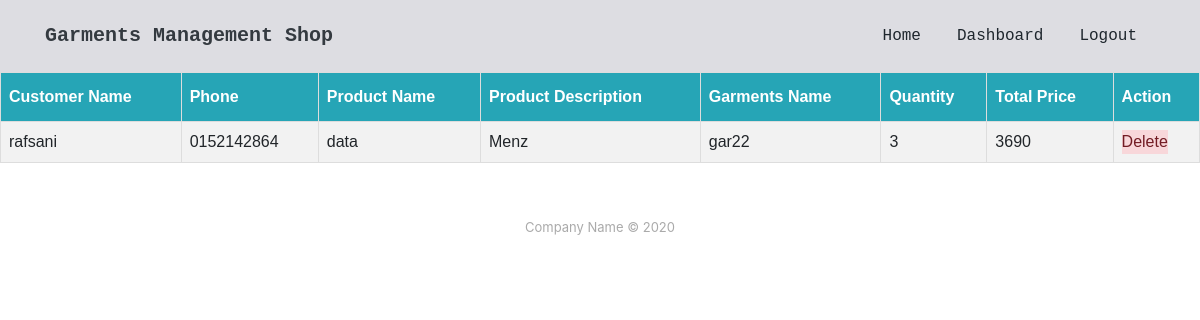
/showorders/ (signed in), run on the app's committed database.
### GarmentsManagementApp/models.py (models this page shows)
class Order(models.Model):
    CustomerName = models.CharField(max_length=20)
    CustomerPhn = models.CharField(max_length=12)
    product = models.ForeignKey(Products,on_delete=models.CASCADE)
    quantity = models.IntegerField()
    TotalPrice = models.BigIntegerField()

class Products(models.Model):
    garment = models.ForeignKey(Garment,on_delete=models.CASCADE,null=True)
    Name=models.CharField(max_length=20)
    price = models.fields.PositiveIntegerField()
    description = models.CharField(max_length=200)

class Garment(models.Model):
    name = models.CharField(max_length=20)
    type = models.CharField(max_length=20,null=True)

### GarmentsManagementApp/views.py (the view)
# urls.py: path('showorders/',views.ShowOrders,name='ShowOrders'),
@login_required(login_url='/login/')
def ShowOrders(request):
    list = Order.objects.all()
    return render(request, 'ShowOrders.html', {'list': list})

### templates/ShowOrders.html (shortened to what this page needs)
{% extends 'index.html' %}
{% block content %}
</head>
<body>
<table id="customers">
  <tr>
    <th>Customer Name</th>
    <th>Phone</th>
    <th>Product Name</th>
      <th>Product Description</th>
      <th>Garments Name</th>
      <th>Quantity</th>
      <th>Total Price</th>
      <th>Action</th>
  </tr>
    {% for item in list %}
        <tr>
            <td>{{ item.CustomerName}}</td>
            <td>{{ item.CustomerPhn }}</td>
            <td>{{ item.product.Name }}</td>
            <td>{{ item.product.description }}</td>
            <td>{{ item.product.garment.name }}</td>
            <td>{{ item.quantity }}</td>
            <td>{{ item.TotalPrice }}</td>
            <td>  <a type="button" class="alert-danger" href="{% url 'GarmentsManagementApp:deleteOrder' pk=item.id  %}" onclick="alert('Are you sure?')">Delete</a></td>
        </tr>
    {% endfor %}
</table>
{% endblock %}

### templates/ShowOrders.html (style rules this page uses)
#customers { font-family: Arial, Helvetica, sans-serif; border-collapse: collapse; width: 100%; }
#customers td, #customers th { border: 1px solid #ddd; padding: 8px; }
#customers tr:nth-child(even) { background-color: #f2f2f2; }
#customers th { padding-top: 12px; padding-bottom: 12px; text-align: left; background-color: #26a5b6; color: white; }

### data on the page
Order: CustomerName "rafsani", CustomerPhn "0152142864", product.Name "data", product.description "Menz", product.garment.name "gar22", quantity "3", TotalPrice "3690"
